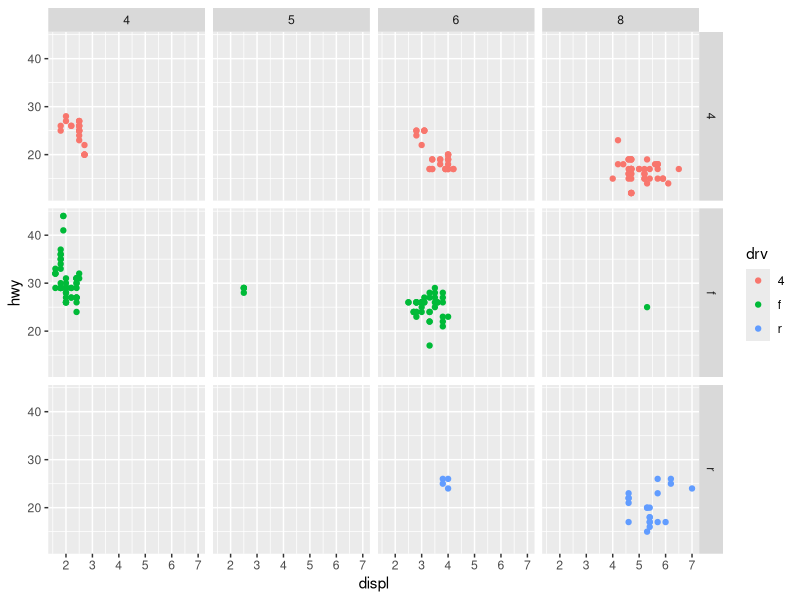
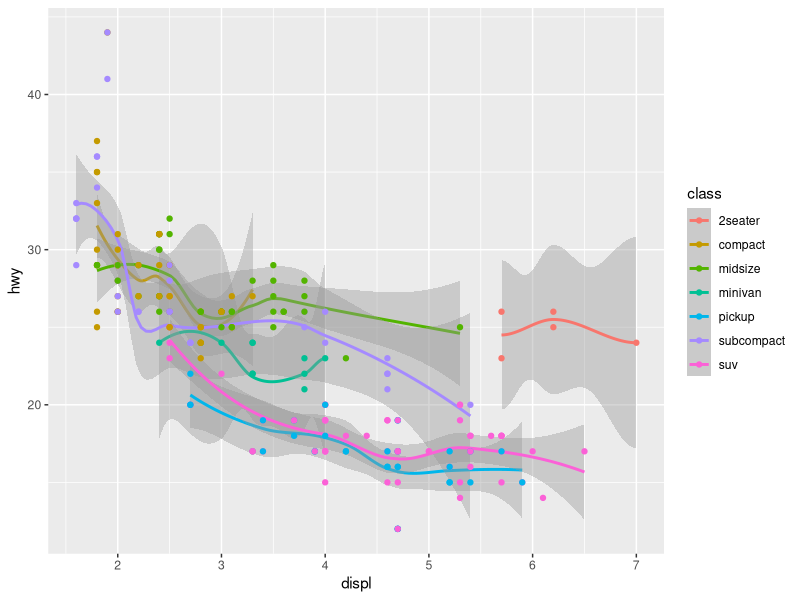
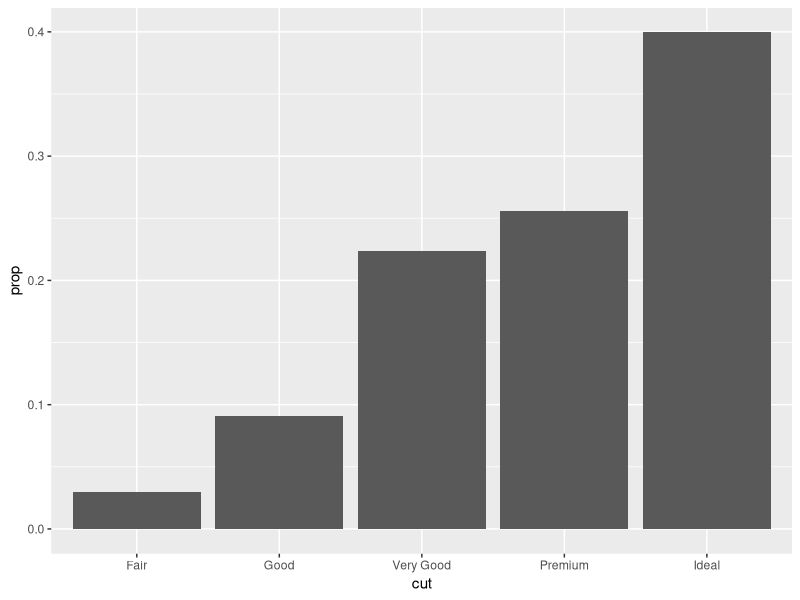
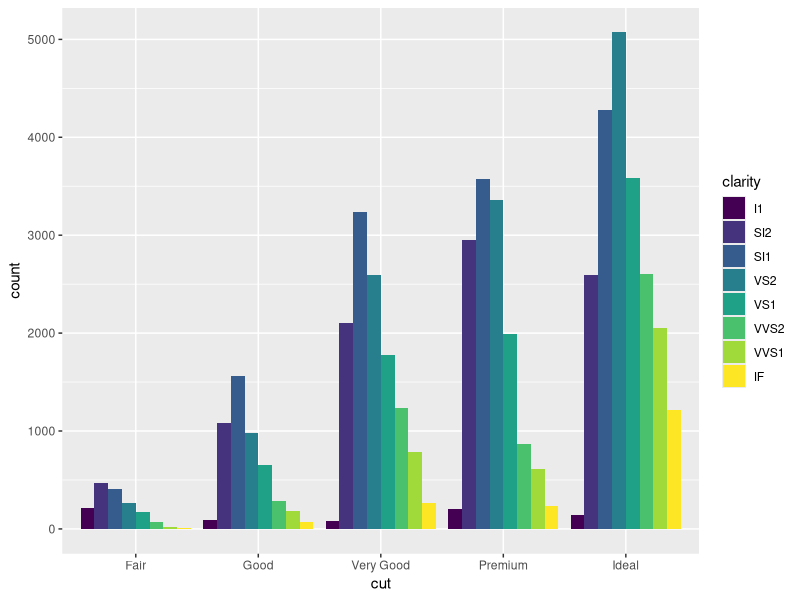
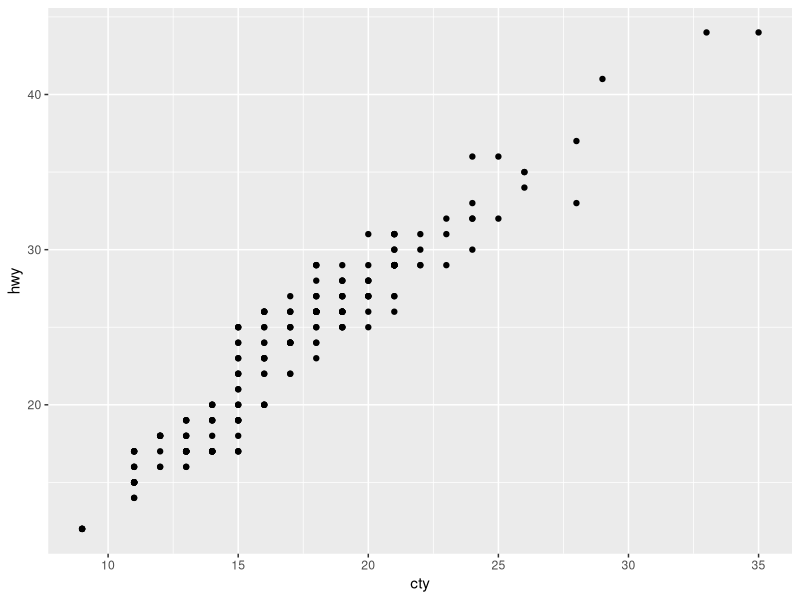
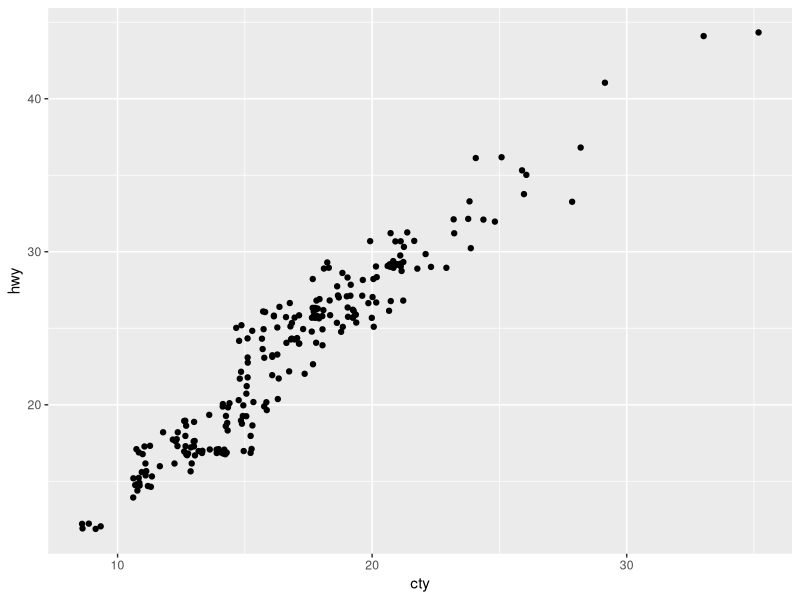
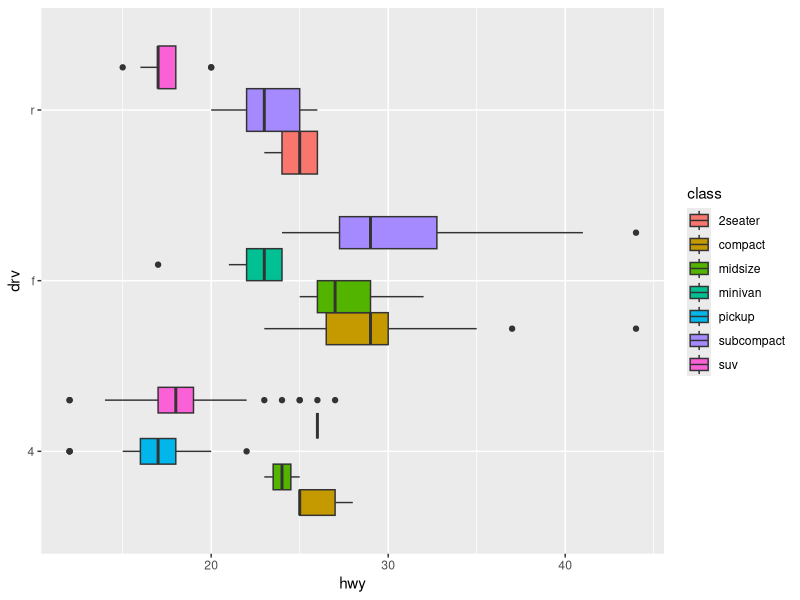
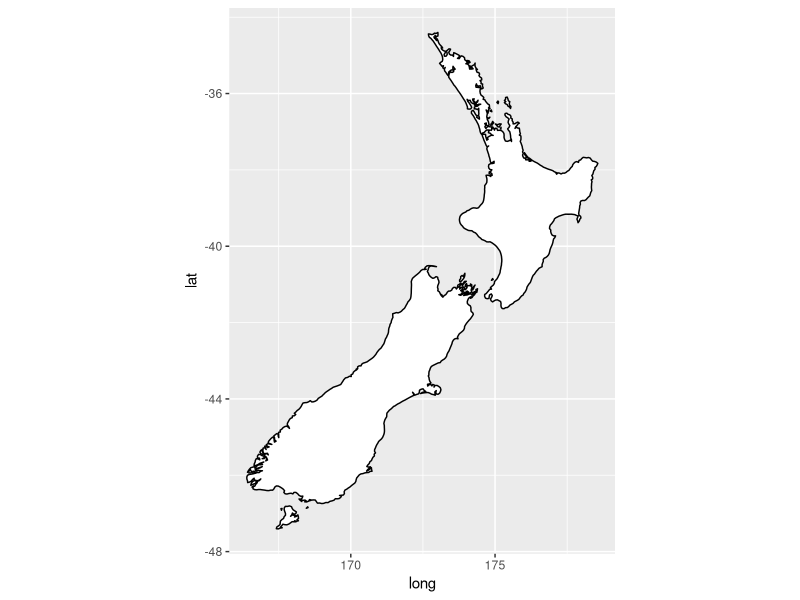

These charts were generated, in order, by the following R code:
library(ggplot2)
library(tibble)
#library(dplyr)

# Check basic info
?mpg
summary(mpg)
lapply(mpg, class)

# Faceted plot
ggplot(data = mpg, mapping = aes(x = displ, y = hwy, color = drv)) +
  geom_point() +
  facet_grid(drv~ cyl)

# Smooth line plot
ggplot(data = mpg, mapping = aes(x = displ, y = hwy)) +
  geom_smooth(mapping = aes(color = class)) +
  geom_point(mapping = aes(color = class))
#  geom_smooth(data = dplyr::filter(mpg, class = "subcompact"))

# Barplot
ggplot(data = diamonds) +
  geom_bar(mapping = aes(x = cut, y = ..prop.., group = 1))

ggplot(data = diamonds) +
  geom_bar(mapping = aes(x = cut, fill = clarity), position = "dodge")

# Jitter
ggplot(data = mpg, mapping = aes(x = cty, y = hwy)) + 
  geom_point()

ggplot(data = mpg, mapping = aes(x = cty, y = hwy)) + 
  geom_jitter()

# Boxplot
ggplot(data = mpg, mapping = aes(x = drv, y = hwy, fill = class)) +
  geom_boxplot(position = 'dodge') +
  coord_flip()

# Map data
ggplot(map_data("nz"), aes(long, lat, group = group)) +
  geom_polygon(fill = "white", colour = "black") +
  coord_quickmap()

# Pie chart
ggplot(data = diamonds) +
  geom_bar(mapping = aes(x = cut, fill = clarity), width = 1) +
  coord_polar()

# produces a stacked bar chart
ggplot(mpg, aes(x = 1, fill=factor(drv))) + 
  geom_bar(width=1, stat='count') 

# produces the equivalent pie chart
ggplot(mpg, aes(x = 1, fill=factor(drv))) + 
  geom_bar(width=1, stat='count') +
  coord_polar(theta='y')

# Line + dots
ggplot(data = mpg, mapping = aes(x = cty, y = hwy)) +
  geom_point() + 
  geom_abline()
  coord_fixed()
